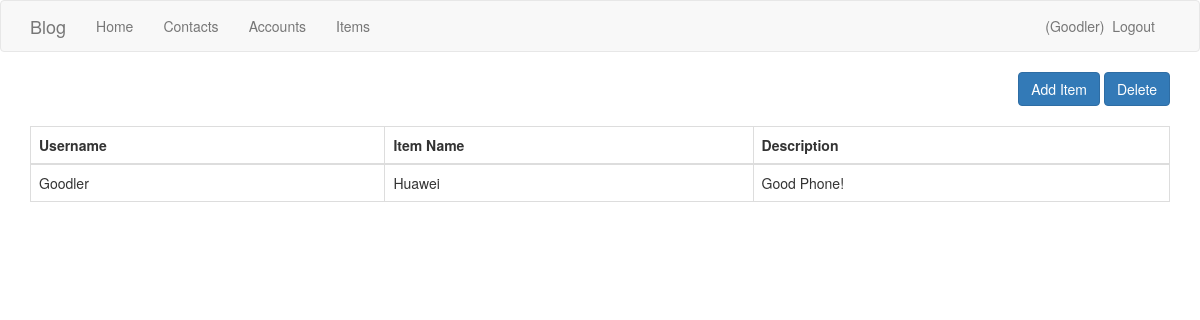
/myitems (signed in), run on the app's committed database.
### app/models.py (models this page shows, shortened)
class User(UserMixin, db.Model):  # Create table Users
    id = db.Column(db.Integer, primary_key=True)
    username = db.Column(db.String(64), index=True, unique=True)
    email = db.Column(db.String(120), index=True, unique=True)
    password_hash = db.Column(db.String(128))
    posts = db.relationship('Post', backref='Author', lazy='dynamic')

class Item(UserMixin, db.Model):
    id = db.Column(db.Integer, primary_key=True)
    name_author = db.Column(db.String(120))
    name_item = db.Column(db.String(120))
    body = db.Column(db.String(120))

### app/routes.py (the view)
@app.route('/myitems')
def favor_item():
    items = {
            'username': db.session.query(Item.name_author).all(),
            'name_item': db.session.query(Item.name_item).all(),
            'description': db.session.query(Item.body).all()
        }
    itmds = Item.query.all()
    return render_template("items.html", title="Items", items=items, itmds=itmds)

### app/models.py (called while the page is built)
@login.user_loader
def load_user(id):
    return User.query.get(int(id))

### app/templates/items.html
{% extends "base.html" %}
{% block app_content %}
    <div class="d-grid gap-2 col-6 mx-auto" align="right">
        <a href="{{ url_for('add_item') }}" class="btn btn-primary enabled" tabindex="-1" role="button" aria-disabled="true">Add Item</a>
        <a href="{{ url_for('delete') }}" class="btn btn-primary enabled" tabindex="-1" role="button" aria-disabled="true">Delete</a>
    </div><br>
<table class="table table-bordered">
    <thead>
        <tr>
        <th scope="col">Username</th>
        <th scope="col">Item Name</th>
        <th scope="col">Description</th>
        </tr>
    </thead>
    {% for data in itmds %}
    <tbody>
        <tr>
            <td>{{ data.name_author }}</td>
            <td>{{ data.name_item }}</td>
            <td>{{ data.body }}</td>
        </tr>
    </tbody>
    {% endfor %}
</table>
{% endblock %}

### app/templates/base.html (shortened to what this page needs)
{% extends 'bootstrap/base.html' %}
{% block navbar %}
    <nav class="navbar navbar-default">
        <div class="container">
            <div class="navbar-header">
                <a class="navbar-brand" href="{{ url_for('index') }}">Blog</a>
            </div>
            <div class="collapse navbar-collapse" id="bs-example-navbar-collapse-1">
                <ul class="nav navbar-nav">
                    <li><a href="{{ url_for('index') }}">Home</a></li>
                    <li><a href="{{ url_for('contact') }}">Contacts</a></li>
                    <li><a href="{{ url_for('accounts') }}">Accounts</a></li>
                    <li><a href="{{ url_for('favor_item') }}">Items</a></li>
                </ul>
                <ul class="nav navbar-nav navbar-right">
                    {% if current_user.is_anonymous %}
                    <li><a href="{{ url_for('login') }}">Login</a></li>
                    {% else %}
                    <li><a href="{{ url_for('logout') }}">({{ current_user.username }})  Logout</a></li>
                    {% endif %}
                </ul>
            </div>
        </div>
    </nav>
{% endblock %}
{% block content %}
    <div class="container">
        {% block app_content %}{% endblock %}
    </div>
{% endblock %}

### data on the page
User: username "Goodler"
Item: name_author "Goodler", name_item "Huawei", body "Good Phone!"
